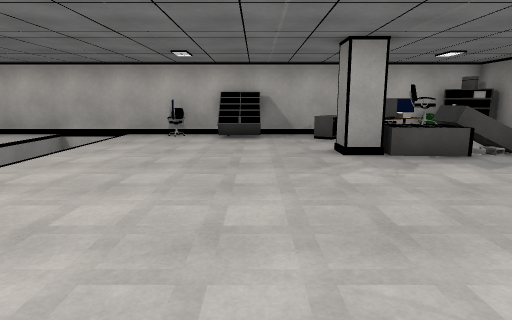
[1] (above)

16 first-person views from a walk through a Unity game level. The camera is 1.4 m above the floor, tilts 10° down and sees 75° across. The floor is counted in squares, 1 m on a side. Each view is taken from the middle of a square. On the plan, view 1 faces up. The plan holds only what a view shows up to about 15 squares ahead; the rest is blank. The place goes on beyond the plan. Some animated figures are left out. Door leaves are left out, so doorways stand open. Surface patterns are stand-ins for the level's own textures.

[2]
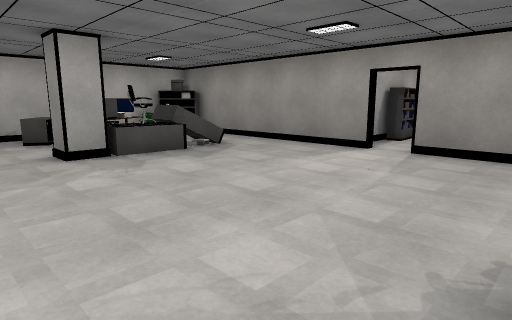

[3]
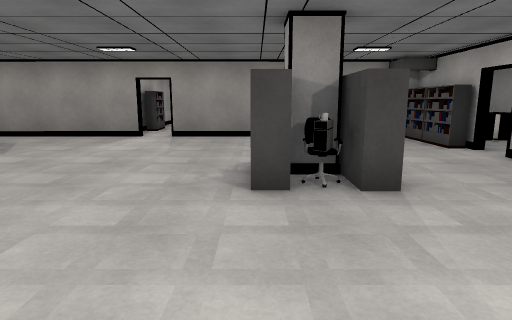

[4]
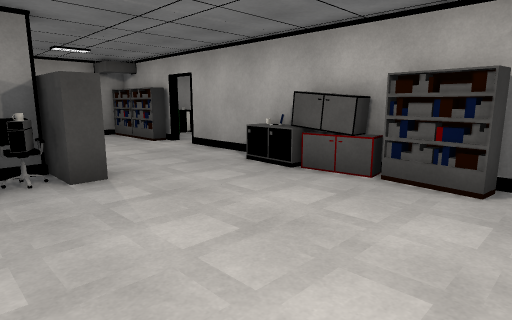

[5]
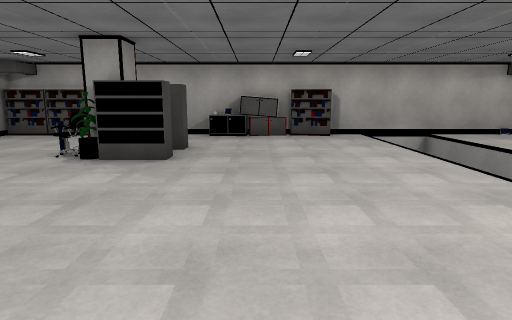

[6]
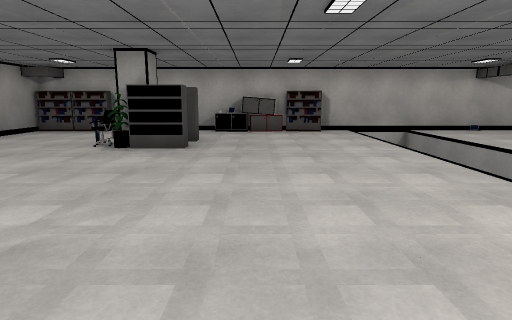

[7]
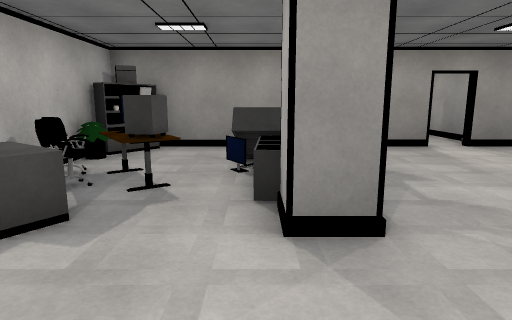

[8]
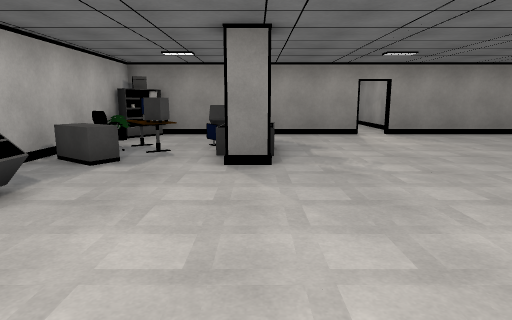

[9]
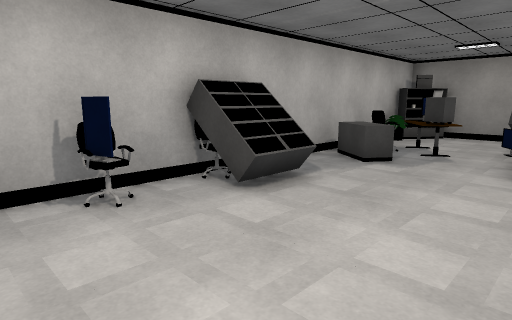

[10]
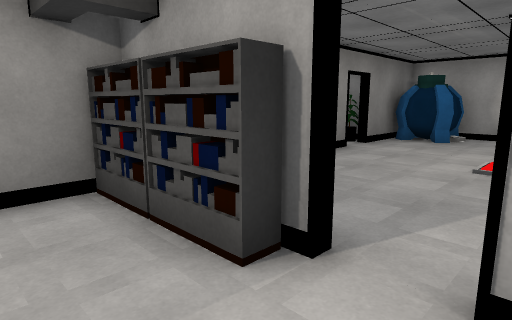

[11]
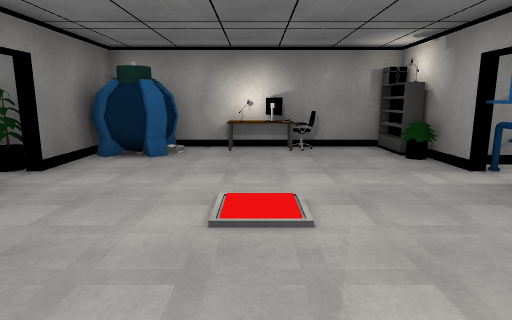

[12]
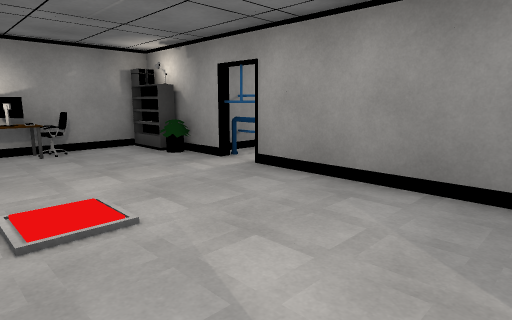

[13]
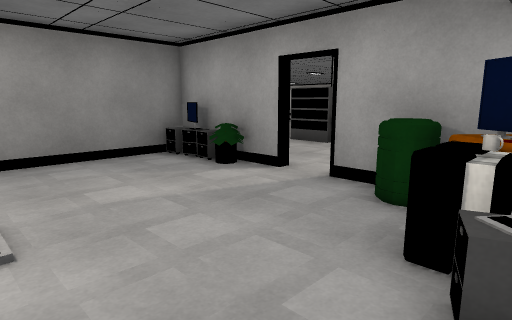

[14]
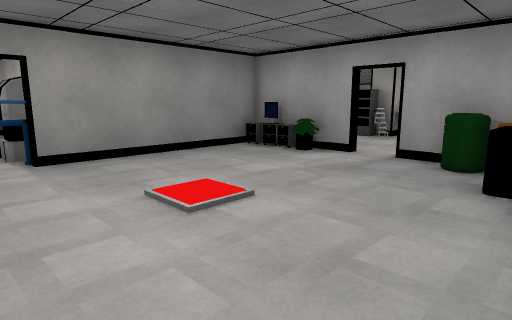

[15]
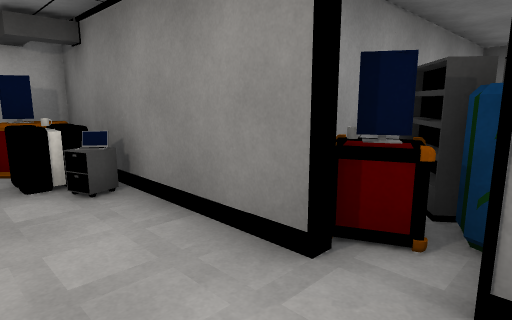

[16]
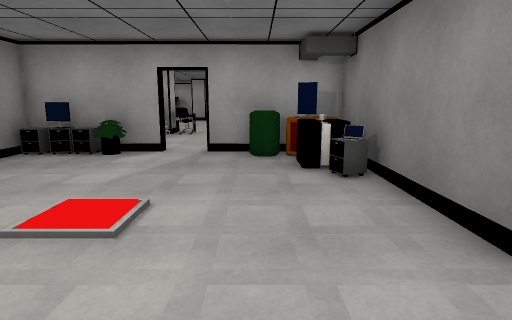

### Floor plan
Key: @ floor where view 1 was taken; # wall or solid block; . floor; / step, stairs or slope; D open door; = window, fence, low wall or low ledge; ^ raised ledge; v drop or lower ground; M monitor; C chair; S shelf; A cabinet; P pillar; U computer; G mug; L laptop; R guardrail; B barrel; O other object.
Columns run from 8 left of view 1 to 13 right of it. Each row starts with its distance up from view 1.
 15   #####  ##
 14 vvv.MC.SS..A#CCOS#
 13 v  ....SS.AACOC..O
 12 v  ........AAO....#
 11 v  ..........O....#
 10    .........AOS=..#
  9   v........PCCOO..#
  8   v...............#
  7    ...............#
  6    ..............##
  5    ..............#/.SS
  4   v..................
  3   v...............#..
  2   v...............####
  1 v v...............#
  0 v v.....@SSS......#
 -1 v v......UOPOC....#
 -2 v v......SSOO.....#
 -3 v v...............#
 -4 v  ...............#
 -5 v  ...............#
 -6 vvv.SSAAOOO#DDSSSS
 -7   ##     AAADDDBMO
 -8         #.......MO
 -9         #.......GO
-10         #.......LA
-11         #.........#
-12         #....O....#
-13        OO.........OO^
-14        OR.........MS#
-15        ##.........OO
-16          O......O.#
-17          S.....OOO
-18          S.COMOOOO
-19           #   ##

Where each view was taken, in squares from view 1:
view 1: 0 up, 0 right, facing up
view 2: 0 up, 0 right, facing up-right
view 3: 0 up, 4 left, facing right
view 4: 0 up, 5 left, facing down-right
view 5: 8 up, 1 left, facing down
view 6: 10 up, 1 left, facing down
view 7: 10 up, 1 left, facing right
view 8: 9 up, 5 left, facing right
view 9: 9 up, 5 left, facing up-right
view 10: 4 down, 4 right, facing down-right
view 11: 8 down, 5 right, facing down
view 12: 8 down, 6 right, facing down-left
view 13: 12 down, 9 right, facing up-left
view 14: 15 down, 9 right, facing up-left
view 15: 15 down, 7 right, facing up-right
view 16: 16 down, 7 right, facing up
